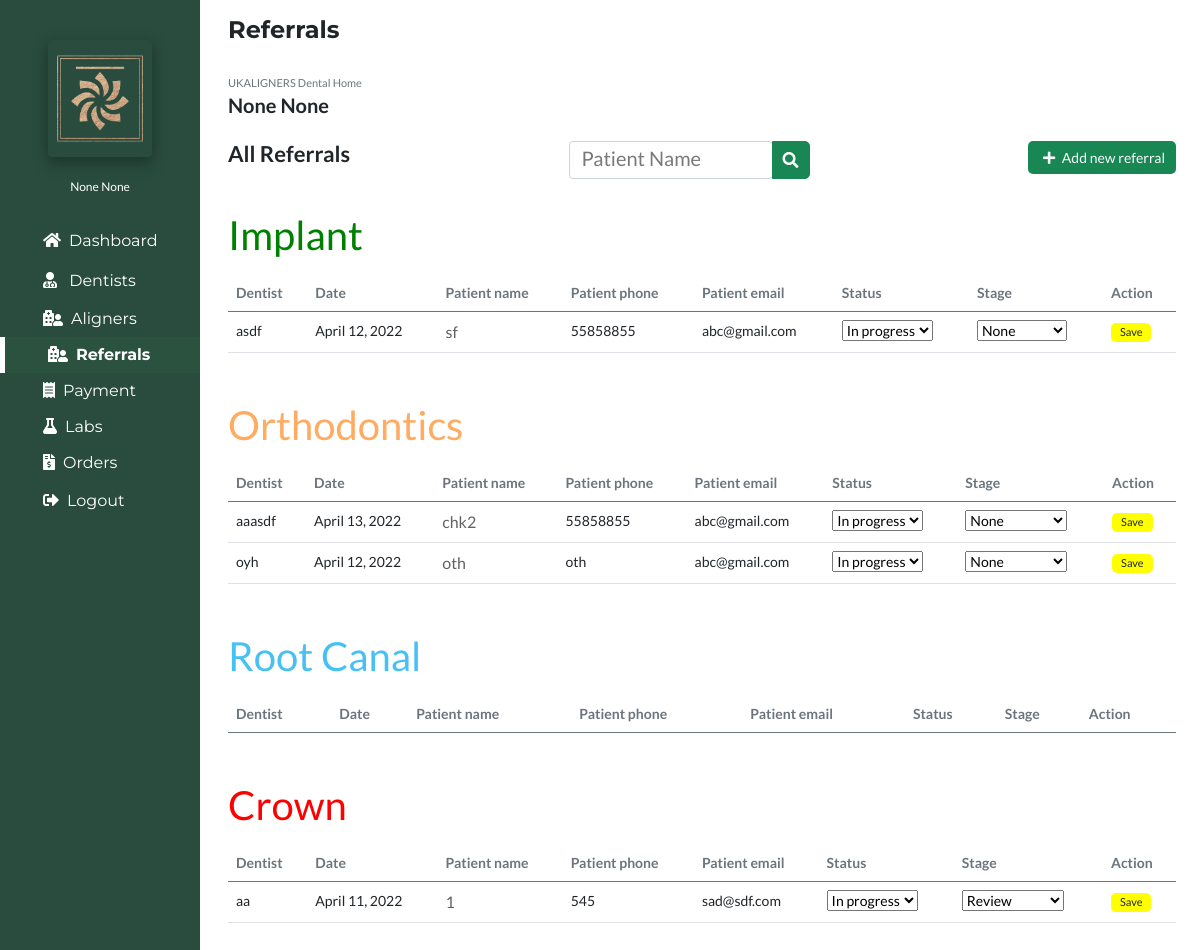
Screenshot of /referrals (signed in) with the database file from the repository.
### account/models.py (models this page shows, shortened)
class Account(AbstractBaseUser):
	email 					= models.EmailField(verbose_name="email", max_length=60, unique=True)
	username 				= models.CharField(max_length=30, unique=True)
	date_joined				= models.DateTimeField(verbose_name='date joined', auto_now_add=True)
	last_login				= models.DateTimeField(verbose_name='last login', auto_now=True)
	first_name				= models.CharField(max_length=50, null=True)
	last_name				= models.CharField(max_length=50, null=True)
	is_admin				= models.BooleanField(default=False)
	is_active				= models.BooleanField(default=True)
	is_staff				= models.BooleanField(default=False)
	is_superuser			= models.BooleanField(default=False)
	is_reception			= models.BooleanField(default=False)
	is_nurse				= models.BooleanField(default=False)
	is_dentist				= models.BooleanField(default=False)
	hide_email				= models.BooleanField(default=True)
	USERNAME_FIELD = 'username'
	REQUIRED_FIELDS = ['email']
	objects = MyAccountManager()

### portfolioApp/models.py (models this page shows, shortened)
class Referral(models.Model):
    Dentist=models.ForeignKey(User,on_delete=models.CASCADE, null=True)
    DentistName=models.CharField(max_length=50,null=True)
    PatientName=models.CharField(max_length=50)
    PatientPhone=models.CharField(max_length=20)
    PatientEmail=models.CharField(max_length=40)
    ReferralReason=models.CharField(max_length=60,default="Consultation",null=True,choices=(("Consultation","Consultation"),("Implant","Implant"),("Orthodontics","Orthodontics"),("Root Canal","Root Canal"),("Crown","Crown")
    ))
    Status=models.CharField(max_length=40,default="New",null=True,choices=(("New","New"),("Booked","Booked"),("Declined","Declined"),("TC","TC")
    ))
    BookedOn=models.CharField(max_length=40,null=True)
    TreatmentPlan=models.CharField(max_length=80,null=True)
    Note=models.CharField(max_length=150,null=True)
    Stage=models.CharField(max_length=150,null=True)
    Date=models.DateField(auto_now_add=True)

### portfolioApp/views.py (the view, shortened to what this page needs)
# urls.py: path('referrals', views.referrals, name='referrals'),
@login_required(login_url='login')
def referrals(request):
    if request.method=="POST":
        referral_obj = Referral.objects.get(id=request.POST.get('id'))
        referral_obj.Stage = request.POST.get('Stage')
        referral_obj.Status = request.POST.get('Status')
        referral_obj.save()
    if request.user.is_superuser or request.user.is_staff:
        implant_referral = Referral.objects.distinct().filter(
                Q(ReferralReason="Implant") &
                Q(Status="In progress") |
                Q(Status="Booked")
            ).order_by("PatientName")
        orthodontics_referral = Referral.objects.distinct().filter(
                Q(ReferralReason="Orthodontics") &
                Q(Status="In progress") |
                Q(Status="Booked")
            ).order_by("PatientName")
        root_canal_referral = Referral.objects.distinct().filter(
                Q(ReferralReason="Root Canal") &
                Q(Status="In progress") |
                Q(Status="Booked")
            ).order_by("PatientName")
        crown_referral = Referral.objects.distinct().filter(
                Q(ReferralReason="Crown") &
                Q(Status="In progress") |
                Q(Status="Booked")
            ).order_by("PatientName")
        print("Otho",orthodontics_referral.count())
        print("crown",crown_referral.count(),"********************")
    context={
        'referral':'active',
        'implant_referral': implant_referral,
        'orthodontics_referral': orthodontics_referral,
        'root_canal_referral': root_canal_referral,
        'crown_referral': crown_referral,
    }
    return render(request,'referrals.html',context)

### portfolioApp/templates/referrals.html (shortened to what this page needs)
{% extends 'base.html' %}
{% load static %}
{% block body %}
<section class="px-4">
<h4 class="py-3"><b>Referrals</b></h4>
<div class="">
<span class="text-secondary">UKALIGNERS Dental Home</span>
<h6><b>{{user.first_name}} {{user.last_name}}</b></h6>
<div class="d-flex justify-content-between py-3">
<h5><b>All Referrals</b></h5>
<div class="search-bar">
<div class="input-group">
  <div class="form-outline">
  <form action="{% url 'referralsearchresults' %}" method="get">
    <input type="search" id="patientName"  class="form-control" placeholder="Patient Name" name="ReferralSearchQuery" />
  </div>
  <button type="submit" class="btn btn-success bg-success">
    <i class="fas fa-search"></i>
  </button>
</div>
</div>
<div class="add-new">
<a href="{% url 'addnewreferral' %}" class="btn btn-sm text-light bg-success"><i class="fas fa-plus mx-1"></i> Add new referral</a>
</div>
</div>
<div class="col-sm-12 px-0 pb-3 my-3 table-responsive"style="font-size:14px;">
<table class="table ">
  <h1 style="font-size: 40px; color: green; margin-bottom: 15px;">Implant</h1>
<thead class="text-secondary">
<tr>
  <th scope="col">Dentist</th>
  <th scope="col">Date</th>
  <th scope="col">Patient name</th>
  <th scope="col">Patient phone</th>
  <th scope="col">Patient email</th>
  <th scope="col">Status</th>
  <th scope="col">Stage</th>
  {% if not user.is_dentist %}
    <th scope="col">Action</th>
  {% endif %}
</tr>
</thead>
<tbody>
{% for referrals in implant_referral %}
<tr>
  <td>{{referrals.DentistName}}</td>
  <td>{{referrals.Date}}</td>
  {% if not user.is_staff or user.is_superuser%}
  <td><a href="/referraldetail/{{referrals.id}}/">{{referrals.PatientName}}</a></td>
  {% else %}
  <td class="text-secondary">{{referrals.PatientName}}</td>
  {% endif %}
  <td>{{referrals.PatientPhone}}</td>
  <td>{{referrals.PatientEmail}}</td>
  <form action="" method="POST">
    {% if not user.is_dentist %}
      <td>
        <select name="Status" id="Status">
          <option style="background: rgb(52, 143, 255); color: white;" value="{{referrals.Status}}"selected>{{referrals.Status}}</option>
        </select>
      </td>
    {% else %}
      <td>{{referrals.Status}}</td>
    {% endif %}
  {% if not user.is_dentist %}
  <td>
    <select name="Stage" id="Stage">
      <option style="background: rgb(52, 143, 255); color: white;" value="{{referrals.Stage}}"selected>{{referrals.Stage}}</option>
    </select>
  </td>
  {% else %}
    <td>{{referrals.Stage}}</td>
  {% endif %}
  {% if not user.is_dentist %}
    <td>
      <input type="submit" class="btn px-2 py-0" value="Save" style="background:yellow;font-size:11px;" name="Save">
    </td>
  {% endif %}
  </form>
</tr>
{% endfor %}
</tbody>
</table>
</div>
<div class="col-sm-12 px-0 pb-3 my-3 table-responsive"style="font-size:14px;">
  <table class="table ">
    <h1 style="font-size: 40px; color: #ffac62; margin-bottom: 15px;">Orthodontics</h1>
  <thead class="text-secondary">
  <tr>
    <th scope="col">Dentist</th>
    <th scope="col">Date</th>
    <th scope="col">Patient name</th>
    <th scope="col">Patient phone</th>
    <th scope="col">Patient email</th>
    <th scope="col">Status</th>
    <th scope="col">Stage</th>
    {% if not user.is_dentist %}
      <th scope="col">Action</th>
    {% endif %}
  </tr>
  </thead>
  <tbody>
  {% for referrals in orthodontics_referral %}
  <tr>
    <td>{{referrals.DentistName}}</td>
    <td>{{referrals.Date}}</td>
    {% if not user.is_staff or user.is_superuser%}
    <td><a href="/referraldetail/{{referrals.id}}/">{{referrals.PatientName}}</a></td>
    {% else %}
    <td class="text-secondary">{{referrals.PatientName}}</td>
    {% endif %}
    <td>{{referrals.PatientPhone}}</td>
    <td>{{referrals.PatientEmail}}</td>
    <form action="" method="POST">
    {% if not user.is_dentist %}
      <td>
        <select name="Status" id="Status">
          <option style="background: rgb(52, 143, 255); color: white;" value="{{referrals.Status}}"selected>{{referrals.Status}}</option>
        </select>
      </td>
    {% else %}
      <td>{{referrals.Status}}</td>
    {% endif %}
    {% if not user.is_dentist %}
    <td>
      <select name="Stage" id="Stage">
        <option style="background: rgb(52, 143, 255); color: white;" value="{{referrals.Stage}}"selected>{{referrals.Stage}}</option>
      </select>
    </td>
    {% else %}
      <td>{{referrals.Stage}}</td>
    {% endif %}
    {% if not user.is_dentist %}
      <td>
        <input type="submit" class="btn px-2 py-0" value="Save" style="background:yellow;font-size:11px;" name="Save">
      </td>
    {% endif %}
    </form>
  </tr>
  {% endfor %}
  </tbody>
  </table>
</div>
<div class="col-sm-12 px-0 pb-3 my-3 table-responsive"style="font-size:14px;">
  <table class="table ">
    <h1 style="font-size: 40px; color: #47c1f4; margin-bottom: 15px;">Root Canal</h1>
  <thead class="text-secondary">
  <tr>
    <th scope="col">Dentist</th>
    <th scope="col">Date</th>
    <th scope="col">Patient name</th>
    <th scope="col">Patient phone</th>
    <th scope="col">Patient email</th>
    <th scope="col">Status</th>
    <th scope="col">Stage</th>
    {% if not user.is_dentist %}
      <th scope="col">Action</th>
    {% endif %}
  </tr>
  </thead>
  </table>
</div>
<div class="col-sm-12 px-0 pb-3 my-3 table-responsive"style="font-size:14px;">
  <table class="table ">
    <h1 style="font-size: 40px; color: red; margin-bottom: 15px;">Crown</h1>
  <thead class="text-secondary">
  <tr>
    <th scope="col">Dentist</th>
    <th scope="col">Date</th>
    <th scope="col">Patient name</th>
    <th scope="col">Patient phone</th>
    <th scope="col">Patient email</th>
    <th scope="col">Status</th>
    <th scope="col">Stage</th>
    {% if not user.is_dentist %}
      <th scope="col">Action</th>
    {% endif %}
  </tr>
  </thead>
  <tbody>
  {% for referrals in crown_referral %}
  <tr>
    <td>{{referrals.DentistName}}</td>
    <td>{{referrals.Date}}</td>
    {% if not user.is_staff or user.is_superuser%}
    <td><a href="/referraldetail/{{referrals.id}}/">{{referrals.PatientName}}</a></td>
    {% else %}
    <td class="text-secondary">{{referrals.PatientName}}</td>
    {% endif %}
    <td>{{referrals.PatientPhone}}</td>
    <td>{{referrals.PatientEmail}}</td>
    <form action="" method="POST">
    {% if not user.is_dentist %}
      <td>
        <select name="Status" id="Status">
          <option style="background: rgb(52, 143, 255); color: white;" value="{{referrals.Status}}"selected>{{referrals.Status}}</option>
        </select>
      </td>
    {% else %}
      <td>{{referrals.Status}}</td>
    {% endif %}
    {% if not user.is_dentist %}
    <td>
      <select name="Stage" id="Stage">
        <option style="background: rgb(52, 143, 255); color: white;" value="{{referrals.Stage}}"selected>{{referrals.Stage}}</option>
      </select>
    </td>
    {% else %}
      <td>{{referrals.ReferralReason}}</td>
    {% endif %}
    {% if not user.is_dentist %}
    <td>
      <input type="submit" class="btn px-2 py-0" value="Save" style="background:yellow;font-size:11px;" name="Save">
    </td>
    {% endif %}
    </form>
  </tr>
  {% endfor %}
  </tbody>
  </table>
</div>
</div>
</section>
{% endblock body %}

### portfolioApp/templates/sidebar.html (shortened to what this page needs)
{% load static %}
<!DOCTYPE html>
<html lang="en">
 <head>
    <link rel="stylesheet" href="{% static 'css/all.min.css' %}" >
    <link href="{% static 'css/bootstrap.min.css' %} " rel="stylesheet">
    <link rel="stylesheet" href="{% static 'css/fontawesome.css' %}" >
    <link rel="stylesheet" href="https://cdnjs.cloudflare.com/ajax/libs/font-awesome/4.7.0/css/font-awesome.min.css">
    <link rel="stylesheet" href="{% static 'css/animated.css' %}" >
    <link rel="stylesheet" href="{% static 'css/owl.css' %}" >
    <link href="https://unpkg.com/aos@2.3.1/dist/aos.css" rel="stylesheet">
</head>
<body>
{% if user.is_superuser %}
<div class="col-sm-2 py-4"style="background:#294C3E;position:fixed;left:0;min-height:1600px;">
{% else %}
<div class="col-sm-2 py-4"style="background:rgb(40 40 41);position:fixed;left:0;min-height:1600px;">
{% endif %}
{% if user.is_superuser %}
<div class="logo text-center rounded p-2 mx-5 mt-3"style="box-shadow: rgba(0, 0, 0, 0.35) 0px 5px 15px;">
<img class="img-fluid"src="{% static 'images/Logo4.png' %} " style="object-fit:cover;width:100px;height:101px;" alt="Logo">
</div>
{% endif %}
<div class="username text-center mt-3"><span style="font-size:12px;color:white;">{{user.first_name}} {{user.last_name}}</span></div>
<nav class="nav flex-column py-4"style="font-family: 'Montserrat', sans-serif;">
<a href="{% url 'dashboard' %}" class="nav-link {{dashboard}}"style="padding-left:35px;color:white;"><i class="fas fa-home mx-2"></i>Dashboard</a>
{% if user.is_superuser %}
<a href="{% url 'dentists' %}" class="nav-link {{dentists}}"style="padding-left:35px;color:white;"><i class="fas fa-user-md mx-2"></i> Dentists</a>
{% endif %}
<a  class="dropdown-btn nav-link {{patients}}"style="padding-left:35px;color:white;"><i class="fas fa-hospital-user mx-2"></i>Aligners</a>
<a  class="dropdown-btn nav-link {{referral}}"style="padding-left:35px;color:white;"><i class="fas fa-hospital-user mx-2"></i>Referrals</a>
{% if user.is_superuser or user.is_staff %}
<a  class="dropdown-btn nav-link {{payment}}"style="padding-left:35px;color:white;"><i class="fas  fa-receipt mx-2"></i>Payment</a>
{% endif %}
{% if user.is_superuser or user.is_staff %}
<a  class="dropdown-btn nav-link {{labs}}"style="padding-left:35px;color:white;"><i class="fas fa-flask mx-2"></i>Labs</a>
{% endif %}
{% if user.is_superuser or user.is_staff %}
<a  class="dropdown-btn nav-link {{orders}}"style="padding-left:35px;color:white;"><i class="fas fa-file-invoice-dollar mx-2"></i>Orders</a>
{% endif %}
<a href="{% url 'logout' %}" class="nav-link {{logout}}"style="padding-left:35px;color:white;"><i class="fas fa-sign-out-alt mx-2"></i>Logout</a>
</nav>
</div>
</body>
</html>

### portfolioApp/templates/base.html (style rules this page uses)
body { margin:0px; padding:0px; font-family: 'Lato', sans-serif; overflow-x: hidden; background:white; }
span,p { font-size:11px; color:black; }
h4 { font-family: 'Montserrat', sans-serif; }
::placeholder { color:#797979 !important; }
input, input::-webkit-input-placeholder { font-size: 13px; }
.btn { border-radius:5px; padding:5px 10px 5px 10px; background:#1B3229; }
a { text-decoration:none; color:#616161; }
a.nav-link.active { color: #96d3aa; border-left: 5px solid white; font-weight: bold; background: rgba(84, 248, 69, 0.035); }

### portfolioApp/templates/sidebar.html (style rules this page uses)
body { margin:0px; padding:0px; font-family: 'Lato', sans-serif; overflow-x: hidden; background:white; }
span { font-size:11px; color:black; }
h4 { font-family: 'Montserrat', sans-serif; font-size:24px; }
h5 { font-size:22px }
h6 { font-size:20px; }
::placeholder { color:#797979 !important; }
input, input::-webkit-input-placeholder { font-size: 20px; }
.btn { border-radius:5px; padding:5px 10px 5px 10px; background:#1B3229; }
a { text-decoration:none; color:#616161; font-size:16px; }
a.nav-link.active { color: #96d3aa; border-left: 5px solid white; font-weight: bold; background: rgba(84, 248, 69, 0.035); }
.dropdown-btn { padding: 6px 8px 6px 16px; text-decoration: none; color: white; display: block; border: none; background: none; width: 100%; cursor: pointer; outline: none; }

### rows the page displays
Account: first_name "None", last_name "None"
Referral: DentistName "asdf", Date "April 12, 2022", PatientName "sf", PatientPhone "55858855", PatientEmail "abc@gmail.com", Status "In progress", Stage "None"
Referral: DentistName "aaasdf", Date "April 13, 2022", PatientName "chk2", PatientPhone "55858855", PatientEmail "abc@gmail.com", Status "In progress", Stage "None"
Referral: DentistName "oyh", Date "April 12, 2022", PatientName "oth", PatientPhone "oth", PatientEmail "abc@gmail.com", Status "In progress", Stage "None"
Referral: DentistName "aa", Date "April 11, 2022", PatientName "1", PatientPhone "545", PatientEmail "sad@sdf.com", Status "In progress", Stage "Review"
